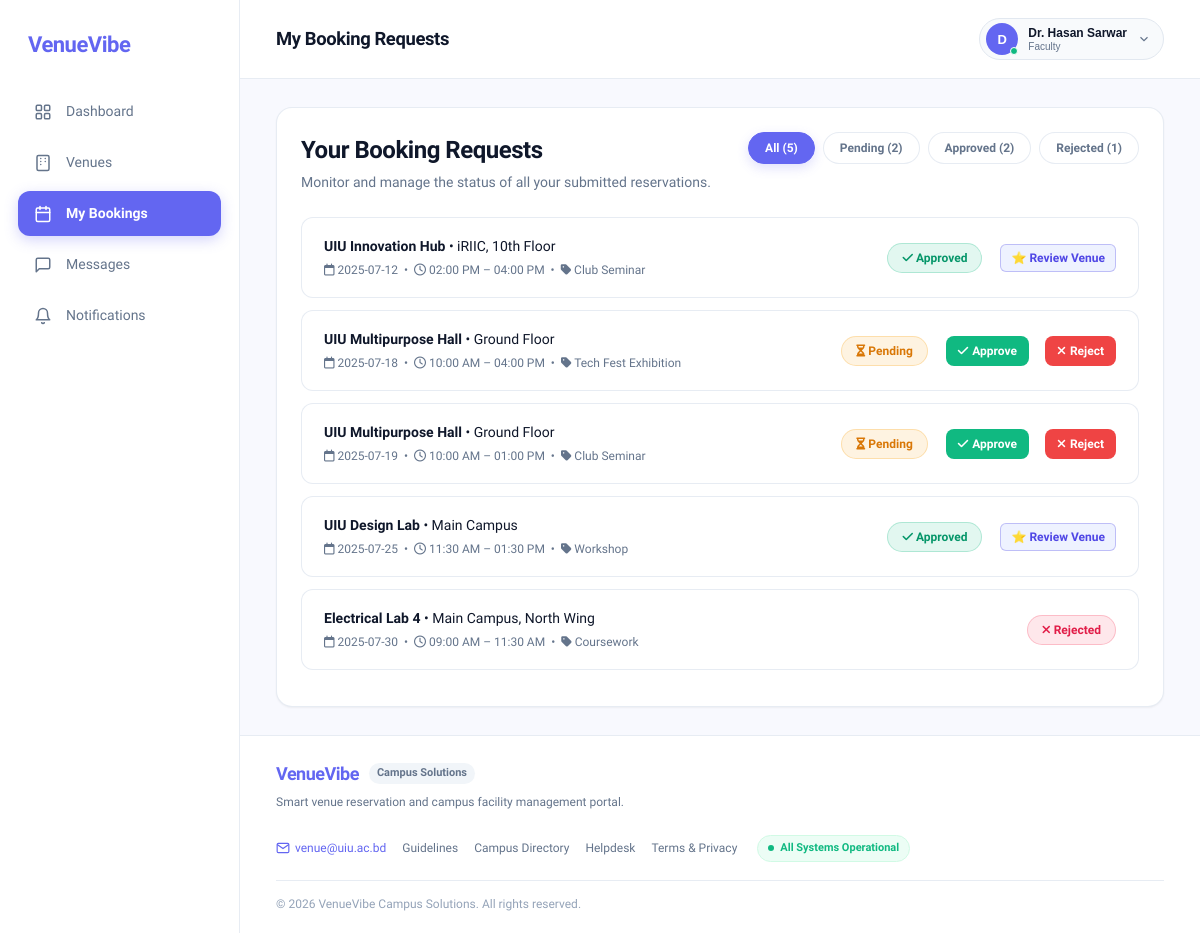
Page /requests.php (signed in) on the committed database.
### tables this page shows
CREATE TABLE IF NOT EXISTS requests (
    id INT AUTO_INCREMENT PRIMARY KEY,
    user_id INT NULL,
    venue_name VARCHAR(100) NOT NULL,
    venue_location VARCHAR(150) NOT NULL,
    booking_date DATE NOT NULL,
    booking_time VARCHAR(50) NOT NULL,
    purpose VARCHAR(100) NOT NULL,
    description TEXT,
    attachment VARCHAR(255) NULL,
    status VARCHAR(20) NOT NULL DEFAULT 'Pending',  
    created_at TIMESTAMP DEFAULT CURRENT_TIMESTAMP,
    INDEX idx_booking (venue_name, booking_date, booking_time)
);

### requests.php (the view, shortened to what this page needs)
<?php
require_once 'config.php';
$userName     = $_SESSION['full_name']  ?? 'Fahim';
$userRole     = $_SESSION['role']       ?? 'Student';
$avatarLetter = strtoupper(substr($userName, 0, 1));
$userId       = $_SESSION['user_id']    ?? 2;
$isAdmin      = !empty($_SESSION['is_admin']) || (isset($_SESSION['role']) && strtolower($_SESSION['role']) === 'admin');
$requests = [];
if ($pdo) {
    try {
        if ($isAdmin) {
            $stmt = $pdo->query("SELECT * FROM requests ORDER BY created_at DESC");
            $requests = $stmt->fetchAll();
        } else {
            $stmt = $pdo->prepare("SELECT * FROM requests WHERE user_id = ? OR user_id IS NULL ORDER BY created_at DESC");
            $stmt->execute([$userId]);
            $requests = $stmt->fetchAll();
        }
    } catch (Throwable $e) {
        $requests = [];
    }
}
$countPending  = 0;
$countApproved = 0;
$countRejected = 0;
foreach ($requests as $r) {
    if (($r['status'] ?? '') === 'Approved') $countApproved++;
    elseif (($r['status'] ?? '') === 'Rejected') $countRejected++;
    else $countPending++;
}
?>
<!DOCTYPE html>
<html lang="en">
<head>
  <link rel="stylesheet" href="requests.css">
  <link rel="stylesheet" href="https://cdnjs.cloudflare.com/ajax/libs/font-awesome/6.7.2/css/all.min.css">
</head>
<body>
  <div class="app-container">
    <aside class="sidebar">
      <div class="sidebar-top">
        <a href="venue-list.php" class="brand">
          <span class="brand-text">VenueVibe</span>
        </a>
        <nav class="sidebar-nav">
          <a href="user.php" class="nav-link">
            <svg class="nav-icon" viewBox="0 0 24 24">
              <rect x="3" y="3" width="7" height="7" rx="1.5"></rect>
              <rect x="14" y="3" width="7" height="7" rx="1.5"></rect>
              <rect x="3" y="14" width="7" height="7" rx="1.5"></rect>
              <rect x="14" y="14" width="7" height="7" rx="1.5"></rect>
            </svg>
            <span>Dashboard</span>
          </a>
          <a href="venue-list.php" class="nav-link">
            <span>Venues</span>
          </a>
          <a href="requests.php" class="nav-link active">
            <svg class="nav-icon" viewBox="0 0 24 24">
              <rect x="3" y="4" width="18" height="18" rx="2"></rect>
              <line x1="16" y1="2" x2="16" y2="6"></line>
              <line x1="8" y1="2" x2="8" y2="6"></line>
              <line x1="3" y1="10" x2="21" y2="10"></line>
            </svg>
            <span>My Bookings</span>
          </a>
          <a href="messages.php" class="nav-link" id="navMessages">
            <svg class="nav-icon" viewBox="0 0 24 24">
              <path d="M21 15a2 2 0 0 1-2 2H7l-4 4V5a2 2 0 0 1 2-2h14a2 2 0 0 1 2 2z"></path>
            </svg>
            <span>Messages</span>
          </a>
          <a href="notifications.php" class="nav-link" id="sidebarNotificationsLink">
            <svg class="nav-icon" viewBox="0 0 24 24">
              <path d="M18 8A6 6 0 0 0 6 8c0 7-3 9-3 9h18s-3-2-3-9"></path>
              <path d="M13.73 21a2 2 0 0 1-3.46 0"></path>
            </svg>
            <span>Notifications</span>
          </a>
        </nav>
      </div>
    </aside>
    <main class="main-wrapper">
      <header class="top-header">
        <div class="header-left">
          <h1 class="nav-page-title">My Booking Requests</h1>
        </div>
        <div class="header-right">
          <button class="user-capsule-btn" id="userBtn" title="Account settings & profile" type="button">
            <div class="avatar-wrapper">
              <div class="avatar-letter"><?= htmlspecialchars($avatarLetter) ?></div>
              <span class="online-indicator"></span>
            </div>
            <div class="user-capsule-text">
              <span class="capsule-name"><?= htmlspecialchars($userName) ?></span>
              <span class="capsule-role"><?= htmlspecialchars(ucfirst($userRole)) ?></span>
            </div>
            <svg class="capsule-chevron" viewBox="0 0 24 24">
              <polyline points="6 9 12 15 18 9"></polyline>
            </svg>
          </button>
        </div>
      </header>
      <div class="dashboard-content">
        <div class="panel">
          <div class="requests-header">
            <div>
              <h2>Your Booking Requests</h2>
              <div class="requests-subtext">Monitor and manage the status of all your submitted reservations.</div>
            </div>
            <div class="filter-tabs" id="filterTabs">
              <button type="button" class="filter-tab active" data-filter="all" onclick="filterRequests('all')">All (<?= count($requests) ?>)</button>
              <button type="button" class="filter-tab" data-filter="Pending" onclick="filterRequests('Pending')">Pending (<?= $countPending ?>)</button>
              <button type="button" class="filter-tab" data-filter="Approved" onclick="filterRequests('Approved')">Approved (<?= $countApproved ?>)</button>
              <button type="button" class="filter-tab" data-filter="Rejected" onclick="filterRequests('Rejected')">Rejected (<?= $countRejected ?>)</button>
            </div>
          </div>
          <div id="requestsList">
            <?php if (count($requests) === 0): ?>
              <div class="about-text">You have not submitted any booking requests yet. Browse venues to book your first space!</div>
            <?php else: ?>
              <?php foreach ($requests as $r): ?>
                <?php $status = $r['status'] ?: 'Pending'; ?>
                <div class="request-row" data-status="<?= htmlspecialchars($status) ?>">
                  <div>
                    <div class="request-venue">
                      <strong><?= htmlspecialchars($r['venue_name']) ?></strong> &bull; <?= htmlspecialchars($r['venue_location']) ?>
                    </div>
                    <div class="request-meta">
                      <i class="fa-regular fa-calendar"></i> <?= htmlspecialchars($r['booking_date']) ?>
                      &nbsp;&bull;&nbsp;
                      <i class="fa-regular fa-clock"></i> <?= htmlspecialchars($r['booking_time']) ?>
                      &nbsp;&bull;&nbsp;
                      <i class="fa-solid fa-tag"></i> <?= htmlspecialchars($r['purpose']) ?>
                    </div>
                  </div>
                  <div class="request-action">
                    <?php if ($status === 'Approved'): ?>
                      <span class="status-approved"><i class="fa-solid fa-check"></i> Approved</span>
                      <?php $venueSlug = strtolower(trim(preg_replace('/[^a-zA-Z0-9]+/', '-', $r['venue_name']), '-')); ?>
                      <a href="venue-details.php?venue=<?= urlencode($venueSlug) ?>#add-review-section" style="font-size:12px; color:#4f46e5; text-decoration:none; margin-left:8px; font-weight:600; display:inline-flex; align-items:center; gap:4px; padding:4px 10px; border:1px solid rgba(79,70,229,0.3); border-radius:6px; background:#eef2ff;" title="Share your feedback after using this venue">
                        ⭐ Review Venue
                      </a>
                    <?php elseif ($status === 'Rejected'): ?>
                      <span class="status-rejected"><i class="fa-solid fa-xmark"></i> Rejected</span>
                    <?php else: ?>
                      <span class="status-pending"><i class="fa-solid fa-hourglass-half"></i> Pending</span>
                      <?php if ($isAdmin): ?>
                        <a href="requests.php?action=approve&id=<?= (int)$r['id'] ?>" class="btn-approve" style="background:#10b981;color:#fff;padding:6px 12px;border-radius:var(--radius-md);font-size:12px;text-decoration:none;font-weight:600;margin-left:8px;display:inline-flex;align-items:center;gap:4px;" title="Approve booking"><i class="fa-solid fa-check"></i> Approve</a>
                        <a href="requests.php?action=reject&id=<?= (int)$r['id'] ?>" class="btn-reject" style="background:#ef4444;color:#fff;padding:6px 12px;border-radius:var(--radius-md);font-size:12px;text-decoration:none;font-weight:600;margin-left:6px;display:inline-flex;align-items:center;gap:4px;" title="Reject booking"><i class="fa-solid fa-xmark"></i> Reject</a>
                      <?php else: ?>
                        <button type="button" class="row-cancel-btn" onclick="cancelRequest(<?= (int) $r['id'] ?>)">Cancel</button>
                      <?php endif; ?>
                    <?php endif; ?>
                  </div>
                </div>
              <?php endforeach; ?>
            <?php endif; ?>
          </div>
        </div>
      </div>
      <footer class="app-footer">
        <div class="footer-simple-content">
          <div class="footer-left">
            <div class="footer-brand-title">
              <span class="brand-text">VenueVibe</span>
              <span class="footer-pill-tag">Campus Solutions</span>
            </div>
            <p class="footer-simple-desc">Smart venue reservation and campus facility management portal.</p>
          </div>
          <div class="footer-right">
            <nav class="footer-simple-links">
              <a href="mailto:venue@uiu.ac.bd" class="footer-email-link" title="Contact Email" style="display: inline-flex; align-items: center; gap: 5px; color: var(--primary, #6366f1); font-weight: 500;">
                <svg width="14" height="14" viewBox="0 0 24 24" fill="none" stroke="currentColor" stroke-width="2"><path d="M4 4h16c1.1 0 2 .9 2 2v12c0 1.1-.9 2-2 2H4c-1.1 0-2-.9-2-2V6c0-1.1.9-2 2-2z"></path><polyline points="22,6 12,13 2,6"></polyline></svg>
                <span>venue@uiu.ac.bd</span>
              </a>
              <a href="#">Guidelines</a>
              <a href="#">Campus Directory</a>
              <a href="#">Helpdesk</a>
              <a href="#">Terms & Privacy</a>
            </nav>
            <div class="status-indicator-pill">
              <span class="live-dot"></span>
              <span>All Systems Operational</span>
            </div>
          </div>
        </div>
        <div class="footer-bottom-bar">
          <p>© <span id="year">2026</span> VenueVibe Campus Solutions. All rights reserved.</p>
        </div>
      </footer>
    </main>
  </div>
</body>
</html>

### rows in the picture
requests: venue_name "UIU Innovation Hub", venue_location "iRIIC, 10th Floor", booking_date "2025-07-12", booking_time "02:00 PM – 04:00 PM", purpose "Club Seminar"
requests: venue_name "UIU Multipurpose Hall", venue_location "Ground Floor", booking_date "2025-07-18", booking_time "10:00 AM – 04:00 PM", purpose "Tech Fest Exhibition"
requests: venue_name "UIU Multipurpose Hall", venue_location "Ground Floor", booking_date "2025-07-19", booking_time "10:00 AM – 01:00 PM", purpose "Club Seminar"
requests: venue_name "UIU Design Lab", venue_location "Main Campus", booking_date "2025-07-25", booking_time "11:30 AM – 01:30 PM", purpose "Workshop"
requests: venue_name "Electrical Lab 4", venue_location "Main Campus, North Wing", booking_date "2025-07-30", booking_time "09:00 AM – 11:30 AM", purpose "Coursework", status "Rejected" (drawn)

### other values in the picture
$avatarLetter "D"
$userName "Dr. Hasan Sarwar"
$userRole "Faculty"
count($requests) "5"
$countPending "2"
$countApproved "2"
$countRejected "1"
